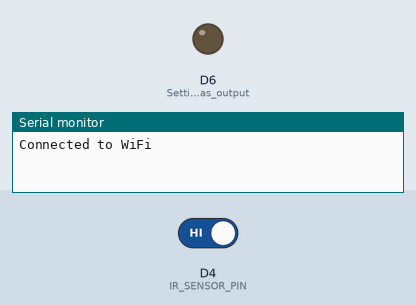
The sketch below on a simulated Arduino MKR. On the bench: output pins drawn as LEDs (lit = HIGH), the last lines printed to the serial monitor. The inputs (shaded band) are chosen by the test bench; at power-on: D4 (IR_SENSOR_PIN) HIGH. WiFi joins after 1.5 s; servers stay silent unless stated.

Above: at 1.65 s.
At 13.6 s:
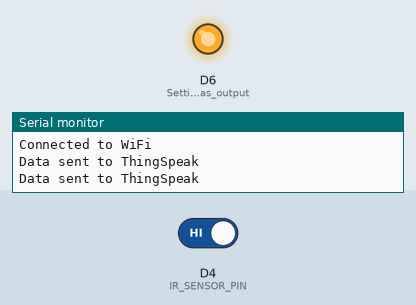
Timing chart, 0 to 16.2 s (numbered marks = the images above):
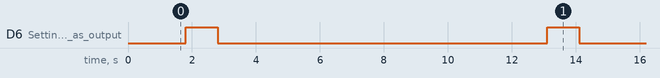

The sketch:

sketch_aug26a.ino
```cpp
#include <WiFiNINA.h>
#include <ThingSpeak.h>
#define IR_SENSOR_PIN 4   // Connecting the IR sensor pin

#define WIFI_SSID "sanchit_pvt"  //hotspot ssid
#define WIFI_PASS "12345679" //hotspot password

#define CHANNEL_ID 2252430  //thingspeak channel id
#define API_KEY "4OH8FHVYWLY8VQKZ"  //thingspeak api key

WiFiClient wifiClient;

void setup() {
  Serial.begin(9600);

  pinMode(IR_SENSOR_PIN, INPUT);  // Setting IR sensor pin as input
  pinMode(LED_BUILTIN, OUTPUT);    // Setting LED pin as output

  connectToWiFi();                 // Connecting to WiFi network
  ThingSpeak.begin(wifiClient);    // Initializing ThingSpeak client
}

void loop() {
  int irState = digitalRead(IR_SENSOR_PIN);  // Reading IR sensor state

  sendDataToThingSpeak(irState);             // Sending data to ThingSpeak

  delay(10000);  // Waiting for a short interval before the next iteration
}

void connectToWiFi() {
  WiFi.begin(WIFI_SSID, WIFI_PASS);  // Connecting to WiFi network

  while (WiFi.status() != WL_CONNECTED) {
    delay(1000);
    Serial.println("Connecting to WiFi...");
  }

  Serial.println("Connected to WiFi");
}

void sendDataToThingSpeak(int irState) {
  ThingSpeak.setField(1, irState);  // Setting ThingSpeak field with IR sensor state

  int responseCode = ThingSpeak.writeFields(CHANNEL_ID, API_KEY);  // Sending data to ThingSpeak

  if (responseCode == 200) {
    Serial.println("Data sent to ThingSpeak");
    digitalWrite(LED_BUILTIN, HIGH);   // Turning on the LED briefly
    delay(1000);
    digitalWrite(LED_BUILTIN, LOW);    // Turning off the LED
  } else {
    Serial.println("Error sending data to ThingSpeak");
  }
}
```

Measured:
- by itself, D6 (Setting_LED_pin_as_output): alternates HIGH for 1.0 s and LOW for 10.3 s
